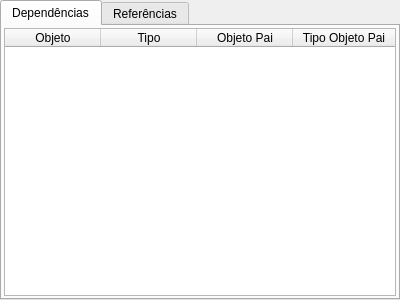
<?xml version="1.0" encoding="UTF-8"?>
<ui version="4.0">
 <class>Form</class>
 <widget class="QWidget" name="Form">
  <property name="geometry">
   <rect>
    <x>0</x>
    <y>0</y>
    <width>400</width>
    <height>300</height>
   </rect>
  </property>
  <property name="windowTitle">
   <string>Form</string>
  </property>
  <layout class="QGridLayout" name="dependencia_grid">
   <property name="margin">
    <number>0</number>
   </property>
   <item row="0" column="0">
    <widget class="QTabWidget" name="tabWidget">
     <property name="currentIndex">
      <number>0</number>
     </property>
     <widget class="QWidget" name="tab">
      <attribute name="title">
       <string>Dependências</string>
      </attribute>
      <layout class="QGridLayout" name="gridLayout_2">
       <property name="margin">
        <number>2</number>
       </property>
       <item row="0" column="0">
        <widget class="QTableWidget" name="listaobjetos_tbw">
         <property name="enabled">
          <bool>true</bool>
         </property>
         <property name="font">
          <font>
           <pointsize>9</pointsize>
          </font>
         </property>
         <property name="editTriggers">
          <set>QAbstractItemView::NoEditTriggers</set>
         </property>
         <property name="alternatingRowColors">
          <bool>true</bool>
         </property>
         <property name="selectionMode">
          <enum>QAbstractItemView::SingleSelection</enum>
         </property>
         <property name="selectionBehavior">
          <enum>QAbstractItemView::SelectRows</enum>
         </property>
         <property name="gridStyle">
          <enum>Qt::SolidLine</enum>
         </property>
         <property name="sortingEnabled">
          <bool>true</bool>
         </property>
         <attribute name="horizontalHeaderCascadingSectionResizes">
          <bool>true</bool>
         </attribute>
         <attribute name="horizontalHeaderDefaultSectionSize">
          <number>96</number>
         </attribute>
         <attribute name="horizontalHeaderShowSortIndicator" stdset="0">
          <bool>true</bool>
         </attribute>
         <attribute name="horizontalHeaderStretchLastSection">
          <bool>true</bool>
         </attribute>
         <attribute name="verticalHeaderVisible">
          <bool>false</bool>
         </attribute>
         <attribute name="verticalHeaderCascadingSectionResizes">
          <bool>false</bool>
         </attribute>
         <attribute name="verticalHeaderDefaultSectionSize">
          <number>15</number>
         </attribute>
         <attribute name="verticalHeaderHighlightSections">
          <bool>false</bool>
         </attribute>
         <attribute name="verticalHeaderShowSortIndicator" stdset="0">
          <bool>false</bool>
         </attribute>
         <attribute name="verticalHeaderStretchLastSection">
          <bool>false</bool>
         </attribute>
         <column>
          <property name="text">
           <string>Objeto</string>
          </property>
          <property name="icon">
           <iconset resource="../res/resources.qrc">
            <normaloff>:/icones/icones/table.png</normaloff>:/icones/icones/table.png</iconset>
          </property>
         </column>
         <column>
          <property name="text">
           <string>Tipo</string>
          </property>
          <property name="icon">
           <iconset resource="../res/resources.qrc">
            <normaloff>:/icones/icones/usertype.png</normaloff>:/icones/icones/usertype.png</iconset>
          </property>
         </column>
         <column>
          <property name="text">
           <string>Objeto Pai</string>
          </property>
          <property name="icon">
           <iconset resource="../res/resources.qrc">
            <normaloff>:/icones/icones/schema.png</normaloff>:/icones/icones/schema.png</iconset>
          </property>
         </column>
         <column>
          <property name="text">
           <string>Tipo Objeto Pai</string>
          </property>
          <property name="icon">
           <iconset resource="../res/resources.qrc">
            <normaloff>:/icones/icones/usertype.png</normaloff>:/icones/icones/usertype.png</iconset>
          </property>
         </column>
        </widget>
       </item>
      </layout>
     </widget>
     <widget class="QWidget" name="tab_2">
      <attribute name="title">
       <string>Referências</string>
      </attribute>
      <layout class="QGridLayout" name="gridLayout">
       <property name="margin">
        <number>2</number>
       </property>
       <item row="0" column="0">
        <widget class="QTableWidget" name="listaobjetos_tbw_2">
         <property name="enabled">
          <bool>true</bool>
         </property>
         <property name="font">
          <font>
           <pointsize>9</pointsize>
          </font>
         </property>
         <property name="editTriggers">
          <set>QAbstractItemView::NoEditTriggers</set>
         </property>
         <property name="alternatingRowColors">
          <bool>true</bool>
         </property>
         <property name="selectionMode">
          <enum>QAbstractItemView::SingleSelection</enum>
         </property>
         <property name="selectionBehavior">
          <enum>QAbstractItemView::SelectRows</enum>
         </property>
         <property name="gridStyle">
          <enum>Qt::SolidLine</enum>
         </property>
         <property name="sortingEnabled">
          <bool>true</bool>
         </property>
         <attribute name="horizontalHeaderCascadingSectionResizes">
          <bool>true</bool>
         </attribute>
         <attribute name="horizontalHeaderDefaultSectionSize">
          <number>96</number>
         </attribute>
         <attribute name="horizontalHeaderShowSortIndicator" stdset="0">
          <bool>true</bool>
         </attribute>
         <attribute name="horizontalHeaderStretchLastSection">
          <bool>true</bool>
         </attribute>
         <attribute name="verticalHeaderVisible">
          <bool>false</bool>
         </attribute>
         <attribute name="verticalHeaderCascadingSectionResizes">
          <bool>false</bool>
         </attribute>
         <attribute name="verticalHeaderDefaultSectionSize">
          <number>15</number>
         </attribute>
         <attribute name="verticalHeaderHighlightSections">
          <bool>false</bool>
         </attribute>
         <attribute name="verticalHeaderShowSortIndicator" stdset="0">
          <bool>false</bool>
         </attribute>
         <attribute name="verticalHeaderStretchLastSection">
          <bool>false</bool>
         </attribute>
         <column>
          <property name="text">
           <string>Objeto</string>
          </property>
          <property name="icon">
           <iconset resource="../res/resources.qrc">
            <normaloff>:/icones/icones/table.png</normaloff>:/icones/icones/table.png</iconset>
          </property>
         </column>
         <column>
          <property name="text">
           <string>Tipo</string>
          </property>
          <property name="icon">
           <iconset resource="../res/resources.qrc">
            <normaloff>:/icones/icones/usertype.png</normaloff>:/icones/icones/usertype.png</iconset>
          </property>
         </column>
         <column>
          <property name="text">
           <string>Objeto Pai</string>
          </property>
          <property name="icon">
           <iconset resource="../res/resources.qrc">
            <normaloff>:/icones/icones/schema.png</normaloff>:/icones/icones/schema.png</iconset>
          </property>
         </column>
         <column>
          <property name="text">
           <string>Tipo Objeto Pai</string>
          </property>
          <property name="icon">
           <iconset resource="../res/resources.qrc">
            <normaloff>:/icones/icones/usertype.png</normaloff>:/icones/icones/usertype.png</iconset>
          </property>
         </column>
        </widget>
       </item>
      </layout>
     </widget>
    </widget>
   </item>
  </layout>
 </widget>
 <resources>
  <include location="../res/resources.qrc"/>
 </resources>
 <connections/>
</ui>
